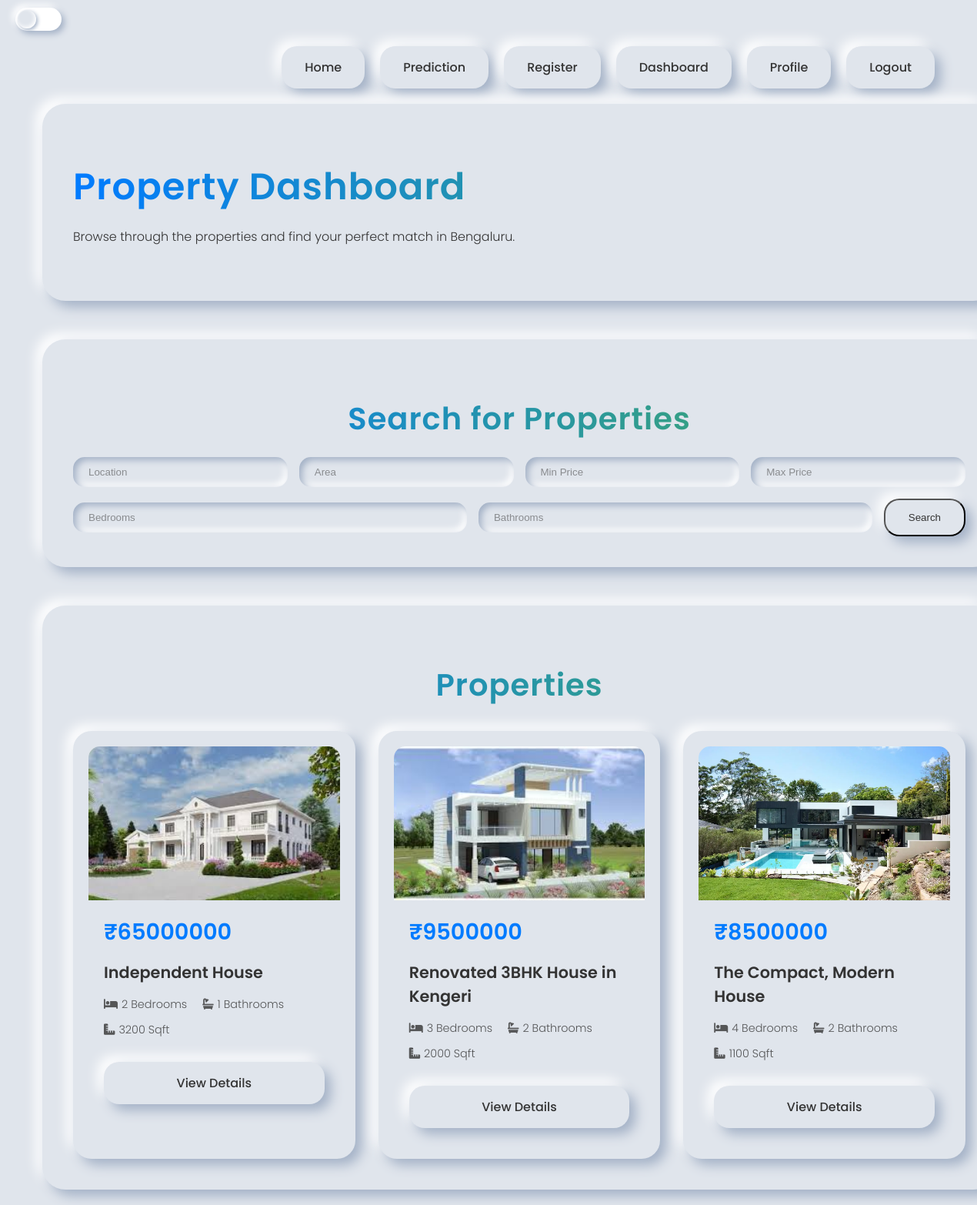
Page /dashboard (signed in) on the committed database.
### web/models.py (models this page shows)
class property_table(models.Model):
    USER = models.ForeignKey(user_table, on_delete=models.CASCADE)
    property_name = models.CharField(max_length=100)
    street = models.CharField(max_length=100)
    image1 = models.ImageField(upload_to='property_images/', default='default_property.jpg')
    image2 = models.ImageField(upload_to='property_images/', default='default_property.jpg')
    image3 = models.ImageField(upload_to='property_images/', default='default_property.jpg')
    image4 = models.ImageField(upload_to='property_images/', default='default_property.jpg')
    bed = models.CharField(max_length=100)
    bath = models.CharField(max_length=100)
    area = models.CharField(max_length=100)
    price = models.CharField(max_length=100)
    status = models.CharField(max_length=100)
    description = models.CharField(max_length=500)

### web/views.py (the view)
# urls.py: path('dashboard', views.dashboard, name='dashboard'),
def dashboard(request):
    if not request.session.get('user_id'):
        return redirect('login')
    user_id = request.session.get('user_id')
    ob = property_table.objects.filter(status="accepted").exclude(USER__id=user_id)
    return render(request, 'dashboard.html', {'val': ob})

### templates/dashboard.html (shortened to what this page needs)
{% extends 'base.html' %}
{% load static %}
{% block extra_css %}
<link rel="stylesheet" href="{% static 'css/dashboard.css' %}">
{% endblock %}
{% block content %}
<div class="neumorphic-card" data-aos="fade-up">
<h1 class="gradient-text" data-aos="fade-right">Property Dashboard</h1>
<p data-aos="fade-left">Browse through the properties and find your perfect match in Bengaluru.</p>
</div>
<div class="neumorphic-card" data-aos="fade-up" data-aos-delay="200">
<h2 class="gradient-text" data-aos="fade-right">Search for Properties</h2>
<form method="get" action="{% url 'dashboard_search' %}" class="neumorphic-form" data-aos="fade-up" data-aos-delay="300">
<input type="text" name="location" placeholder="Location" value="{{ location|default:'' }}" class="neumorphic-input">
<input type="text" name="area" placeholder="Area" value="{{ area|default:'' }}" class="neumorphic-input">
<input type="number" name="min_price" placeholder="Min Price" value="{{ min_price|default:'' }}" class="neumorphic-input">
<input type="number" name="max_price" placeholder="Max Price" value="{{ max_price|default:'' }}" class="neumorphic-input">
<input type="number" name="bedrooms" placeholder="Bedrooms" value="{{ bedrooms|default:'' }}" class="neumorphic-input">
<input type="number" name="bathrooms" placeholder="Bathrooms" value="{{ bathrooms|default:'' }}" class="neumorphic-input">
<button type="submit" class="neumorphic-button">Search</button>
</form>
</div>
<div class="neumorphic-card" data-aos="fade-up" data-aos-delay="400">
<h2 class="gradient-text">Properties</h2>
<div class="property-grid">
{% for property in val %}
<div class="property-card neumorphic-card-inner" data-aos="zoom-in">
<img src="{{ property.image1.url }}" alt="Property Image" class="card-image">
<div class="card-content">
<div class="price-section">
<span class="main-price">₹{{ property.price }}</span>
</div>
<h3 class="card-title">{{ property.property_name }}</h3>
<div class="quick-stats">
<p><i class="fa-solid fa-bed property-icon"></i> {{ property.bed }} Bedrooms</p>
<p><i class="fa-solid fa-bath property-icon"></i> {{ property.bath }} Bathrooms</p>
<p><i class="fa-solid fa-ruler-combined property-icon"></i> {{ property.area }} Sqft</p>
</div>
<a href="{% url 'property_page' property.id %}" class="neumorphic-button view-details-button">View Details</a>
</div>
</div>
{% empty %}
<p>No properties found.</p>
{% endfor %}
</div>
</div>
{% endblock %}

### web/static/css/style.css (style rules this page uses)
:root { --background-color: #e0e5ec; --neumorphic-light: #ffffff; --neumorphic-dark: #a3b1c6; --text-color: #333; --primary-color: #007bff; --secondary-color: #4CAF50; --card-background: #e0e5ec; }
.gradient-text { background: linear-gradient(90deg, var(--primary-color), var(--secondary-color)); -webkit-background-clip: text; -webkit-text-fill-color: transparent; background-clip: text; color: transparent; }
body { font-family: 'Poppins', sans-serif; background-color: var(--background-color); color: var(--text-color); margin: 0; padding: 0; box-sizing: border-box; transition: background-color 0.5s ease, color 0.5s ease; }
h1, h2 { font-weight: 600; letter-spacing: 1px; }
h1 { font-size: 3rem; margin-bottom: 10px; }
h2 { font-size: 2.5rem; margin-bottom: 20px; text-align: center; }
p { font-weight: 300; line-height: 1.6; margin-bottom: 30px; color: var(--text-color); opacity: 0.8; }
.neumorphic-card { width: 100%; padding: 40px; border-radius: 30px; background: var(--card-background); box-shadow: 8px 8px 16px var(--neumorphic-dark), -8px -8px 16px var(--neumorphic-light); transition: all 0.3s ease; }
.neumorphic-button { text-decoration: none; font-weight: 500; color: var(--text-color); display: inline-flex; align-items: center; justify-content: center; gap: 10px; padding: 15px 30px; border-radius: 20px; background: var(--card-background); box-shadow: 8px 8px 16px var(--neumorphic-dark), -8px -8px 16px var(--neumorphic-light); transition: all 0.3s ease; }
[data-aos] { transition-property: transform, opacity; opacity: 0; }
[data-aos].aos-animate { opacity: 1; }
[data-aos="fade-up"] { transform: translateY(20px); }
[data-aos="fade-up"].aos-animate { transform: translateY(0); }
[data-aos="zoom-in"] { transform: scale(0.9); }

### web/static/css/dashboard.css (style rules this page uses)
.neumorphic-form { display: flex; flex-wrap: wrap; gap: 15px; justify-content: center; align-items: center; }
.neumorphic-input { flex: 1 1 200px; padding: 12px 20px; border: none; border-radius: 15px; background: var(--background-color); color: var(--text-color); box-shadow: inset 4px 4px 8px var(--neumorphic-dark), inset -4px -4px 8px var(--neumorphic-light); transition: all 0.3s ease; outline: none; }
.neumorphic-input::placeholder { color: var(--text-color); opacity: 0.5; }
.property-grid { display: grid; grid-template-columns: repeat(auto-fit, minmax(350px, 1fr)); gap: 30px; margin-top: 30px; }
.property-card { max-width: 400px; justify-self: center; background: var(--card-background); border-radius: 24px; padding: 20px; display: flex; flex-direction: column; align-items: center; box-shadow: 8px 8px 16px var(--neumorphic-dark), -8px -8px 16px var(--neumorphic-light); transition: all 0.3s ease; }
.card-image { width: 100%; height: 200px; object-fit: cover; border-radius: 15px 15px 0 0; box-shadow: none; padding: 0; background: none; flex-shrink: 0; }
.card-content { padding: 20px; display: flex; flex-direction: column; gap: 15px; }
.price-section { display: flex; justify-content: flex-start; align-items: center; }
.main-price { font-size: 1.8rem; font-weight: 600; color: var(--primary-color); }
.card-title { font-weight: 600; font-size: 1.3rem; color: var(--text-color); margin: 0; }
.quick-stats { display: flex; flex-wrap: wrap; gap: 10px 20px; margin-bottom: 15px; }
.quick-stats p { margin: 0; font-size: 0.9rem; display: flex; align-items: center; gap: 5px; }
.view-details-button { margin-top: auto; width: 100%; padding: 15px; text-align: center; box-sizing: border-box; }

### rows in the picture
property_table: image1 (picture), price "65000000", property_name "Independent House", bed "2", bath "1", area "3200"
property_table: image1 (picture), price "9500000", property_name "Renovated 3BHK House in Kengeri", bed "3", bath "2", area "2000"
property_table: image1 (picture), price "8500000", property_name "The Compact, Modern House", bed "4", bath "2", area "1100"
